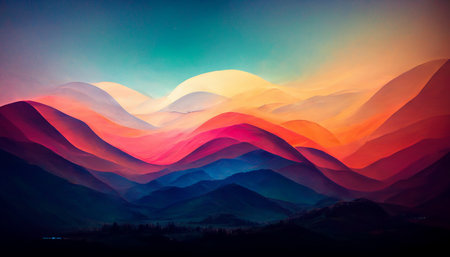
#> input picture day01-Array/ex03/landscape.jpg, 450 x 257 px
$ python zoom.py
#> lines starting #> are read from the running program, lines starting #| are printed output that depends on the picture
### day01-Array/ex02/load_image.py
from PIL import Image
import numpy as np


def ft_load(path: str) -> np.array:
    '''ft_load(path: str)-> np.array

Load an image from the path,
print its format and its pixel content in RGB format
return the image as a numpy array
If the image can't be loaded return None and prints the error'''
#> called with path = 'landscape.jpg'
    try:
        img = Image.open(path)
#> img is the input picture: PIL image 450x257 RGB; mean R, G, B 98.7, 79.1, 89.1
    except IOError:
        if path is None:
            print("Error: No path provided")
        elif path == "":
            print("Error: Empty path provided")
        else:
            print("Error: Can't open the file")
    else:
        with img:
            img_arr = np.array(img)
            # this is awful but eh i do what the subject says
            print(f"The shape of image is: {img_arr.shape}")
#| The shape of image is: (257, 450, 3)
            return img_arr

### day01-Array/ex03/zoom.py
from load_image import ft_load
from PIL import Image
import numpy as np
import matplotlib.pyplot as plt


def main():
    img_arr = ft_load("landscape.jpg")
    if img_arr is None:
        exit(1)
    print(img_arr)
#> (printed output is left out)
    zoomed = Image.fromarray(img_arr).crop((200, 200, 600, 600))
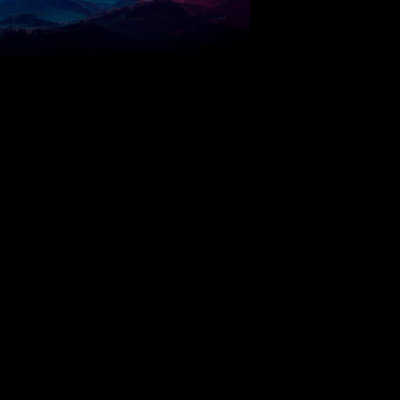
#> zoomed: PIL image 400x400 RGB; mean R, G, B 0.4, 0.6, 2.2
    grayscale = zoomed.convert(mode="L")
    nb_channels = len(grayscale.getbands())
#> nb_channels = 1
    shape = f"({grayscale.height}, {grayscale.width}, {nb_channels})"
#> shape = '(400, 400, 1)'
    print(f"New shape after slicing: {shape} or {grayscale.size}")
#| New shape after slicing: (400, 400, 1) or (400, 400)
    print(np.asarray(grayscale))
#> (printed output is left out)
    plt.imshow(grayscale, cmap="gray")
    plt.show()


if __name__ == "__main__":
    main()

$ run again, with day01-Array/ex03/animal.jpeg copied over day01-Array/ex03/landscape.jpg
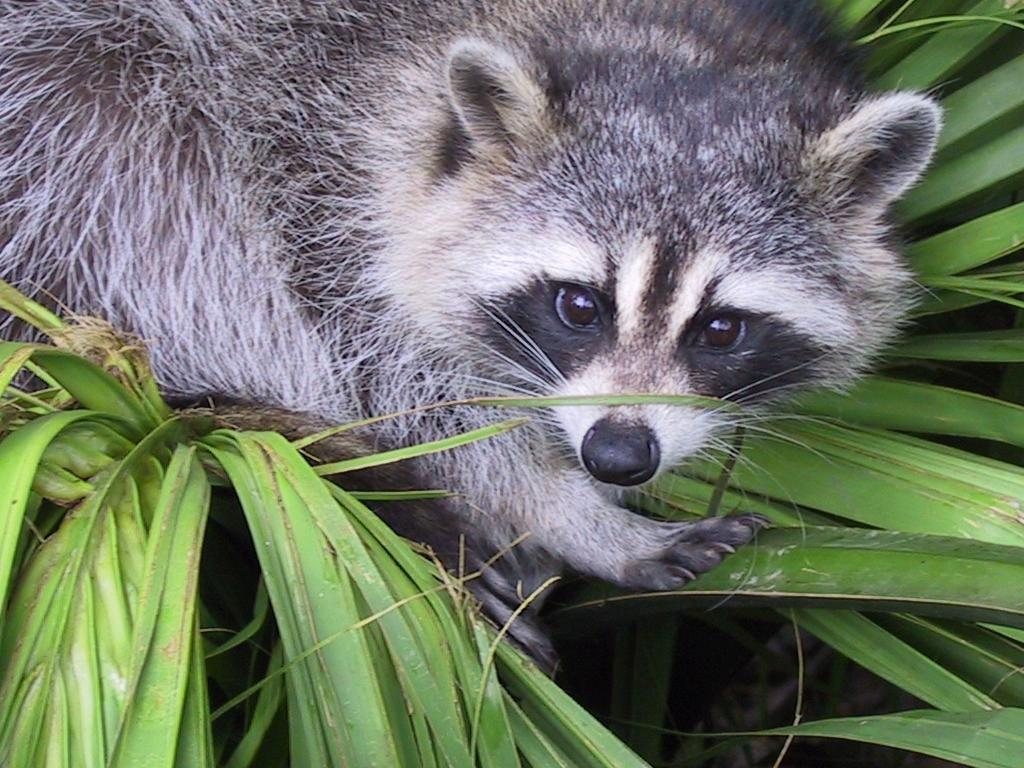
#> input picture day01-Array/ex03/animal.jpeg, 1024 x 768 px
#> in ft_load, img is the input picture: PIL image 1024x768 RGB; mean R, G, B 110.7, 117.7, 102.1
#| The shape of image is: (768, 1024, 3)
#> (printed output is left out)
#> in main, `zoomed = Image.fromarray(img_arr).crop((200, 200, 600, 600))`:
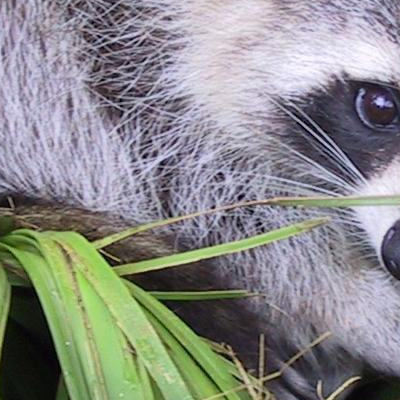
#> zoomed: PIL image 400x400 RGB; mean R, G, B 136.9, 137.7, 136.5
#> in main, `grayscale = zoomed.convert(mode="L")`:
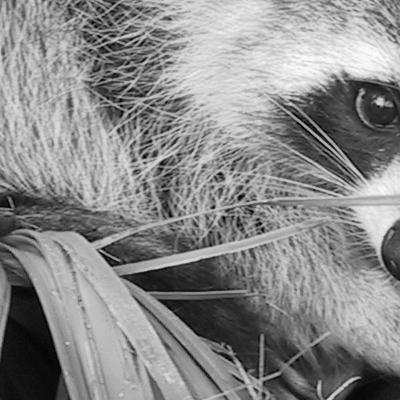
#> grayscale: PIL image 400x400 L; min 0, max 253, mean 137.3
#> nb_channels = 1
#> shape = '(400, 400, 1)'
#| New shape after slicing: (400, 400, 1) or (400, 400)
#> (printed output is left out)
